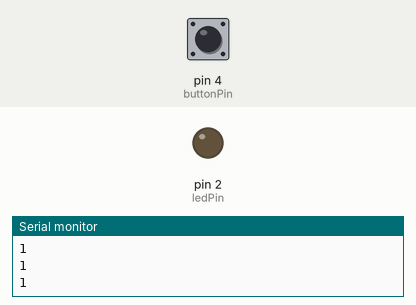
Bench run of a sketch on a simulated Arduino Uno, built with avr-gcc and run on an emulated ATmega328P. Parts: output pins drawn as LEDs (lit = HIGH), the last lines printed to the serial monitor. Inputs (shaded band) come from the test bench; at power-on: pin 4 (buttonPin) HIGH.

Above: at 1.2 s.
1.3 s: pin 4 (buttonPin) pulled LOW for 0.25 s
At 1.5 s:
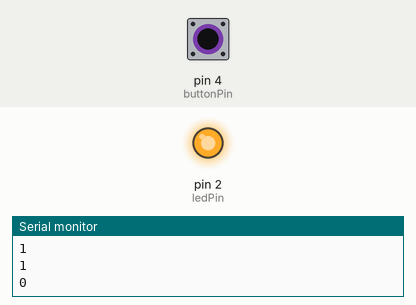
3.1 s: pin 4 (buttonPin) pulled LOW for 3.2 s
At 6.9 s:
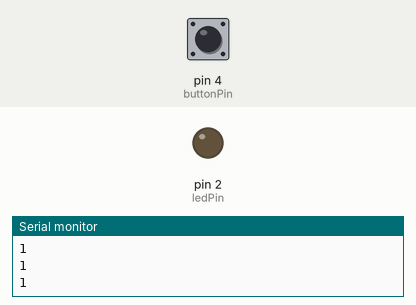
Timing chart, 0 to 8.4 s (numbered marks = the images above; inputs shaded):
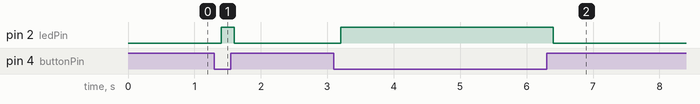

The sketch:

08_Boton_PULLUP.ino
```cpp
// Boton con PULLUP
// Definimos las variables que representan los pines del Arduino
const int buttonPin = 4;  // Pin digital donde se conecta el botón (entrada)
const int ledPin = 2;     // Pin digital donde se conecta el LED (salida)

void setup() {
  Serial.begin(9600);                // Inicia la comunicación serial a 9600 baudios (para ver los valores en el Monitor Serial)
  pinMode(buttonPin, INPUT_PULLUP);  // Activa la resistencia interna pull-up: el pin lee HIGH por defecto y LOW al presionar
  pinMode(ledPin, OUTPUT);           // Configura el pin del LED como salida
}

void loop() {
  // Lee el estado actual del botón (HIGH o LOW)
  int estado = digitalRead(buttonPin);

  // Muestra el valor leído en el Monitor Serial (1 = sin presionar, 0 = presionado)
  Serial.println(estado);

  // Como usamos INPUT_PULLUP, el botón está "al revés":
  // HIGH (sin presionar) → !estado = 0 → LED apagado
  // LOW (presionado)     → !estado = 1 → LED encendido
  digitalWrite(ledPin, !estado);  // Enciende el LED al presionar

  delay(200);  // Pausa para evitar lecturas demasiado rápidas
}
```

Measured:
- after the input at 1.3 s, pin 2 (ledPin): LOW → HIGH after 0.10 s, → LOW 0.20 s later
- after the input at 3.1 s, pin 2 (ledPin): LOW → HIGH after 0.10 s, → LOW 3.2 s later
